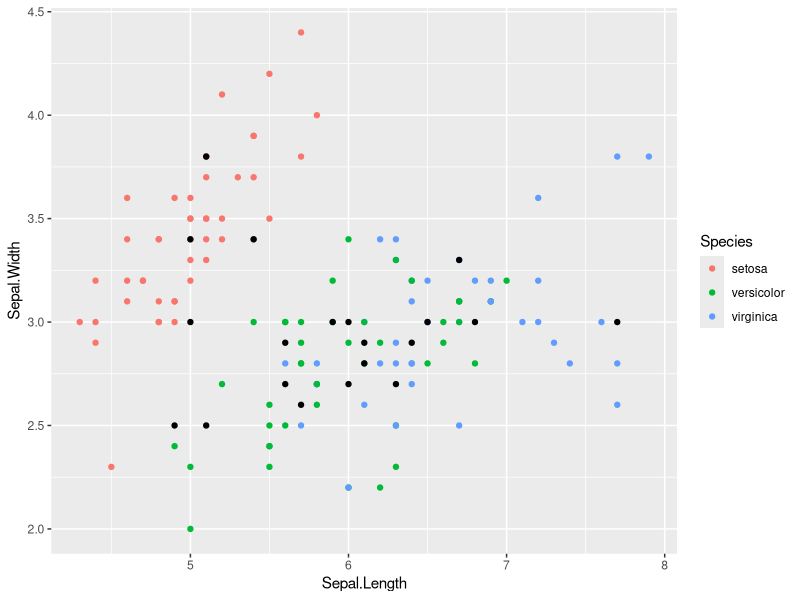

This figure's R source: (Note: this script raises an error after producing the figure.)
# Let's try with real data!

library(RANN)
library(dplyr)
library(ggplot2)

training.index <- sample(x = 1:150, size = 130)
test.index <- which(!(1:150 %in% training.index))

training.set <- iris[training.index, ]
test.set <- iris[test.index, ]
incomplete.test <- test.set %>% select(-Species)

ggplot(data = training.set) +
    geom_point(mapping = aes(x = Sepal.Length, y = Sepal.Width, 
                             color = Species)) +
    geom_point(data = incomplete.test, mapping = aes(x = Sepal.Length, 
                                                     y = Sepal.Width))

model <- nn2(data = training.set, query = incomplete.test)
